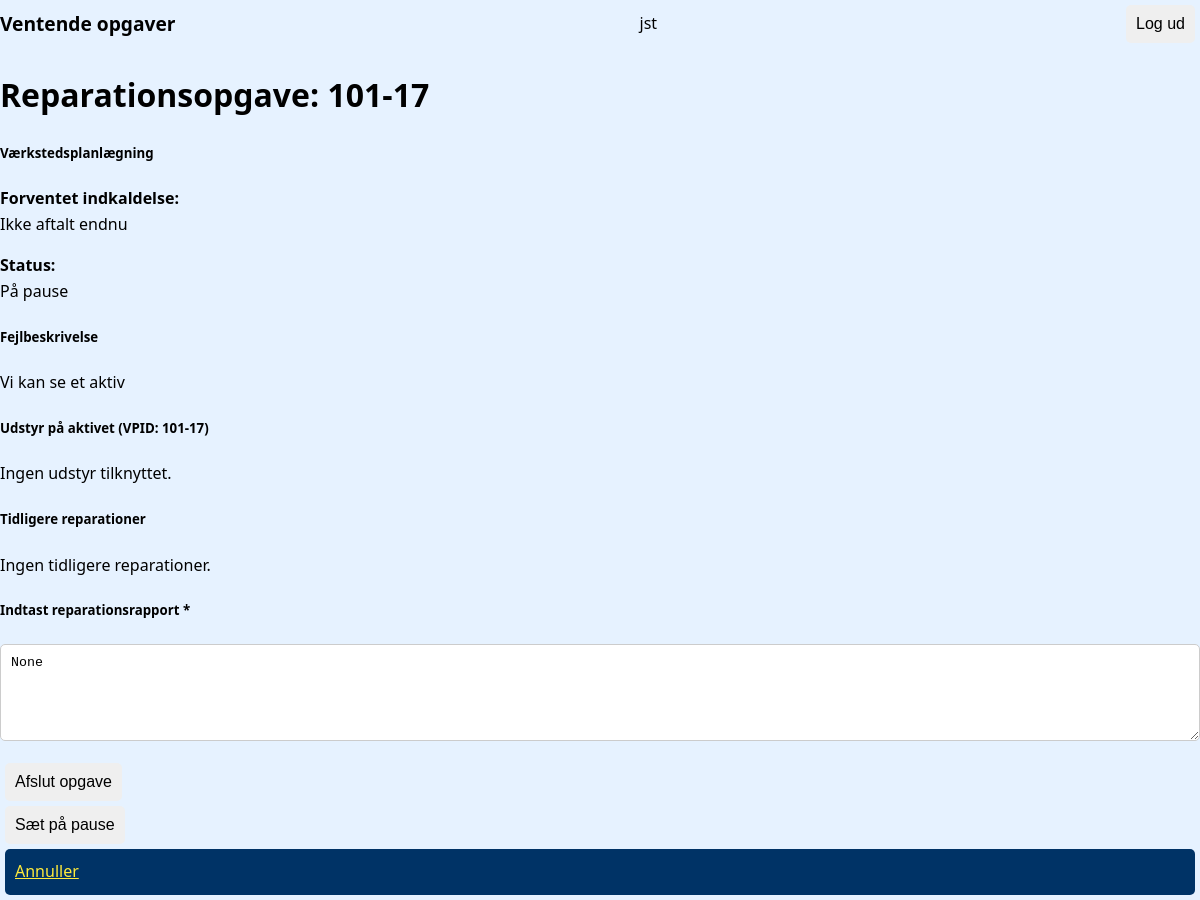
The app's page /task/1/ (signed in), older data.
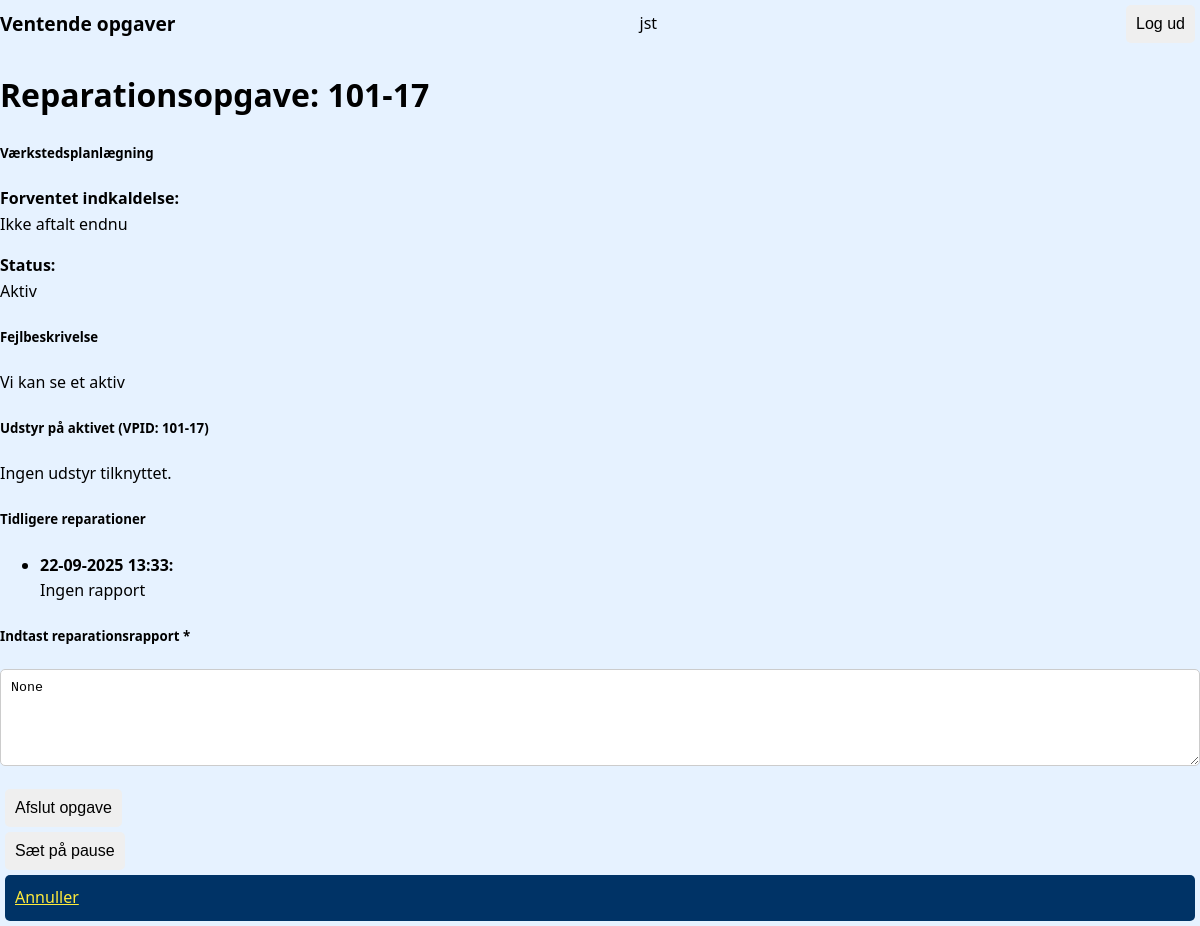
The same page, newer data.
### assets/models.py (models this page shows, shortened)
class FaultReport(models.Model):
    LANGUAGE_CHOICES = [
        ('de', _("Tysk")),
        ('pl', _("Polsk")),
        ('en', _("Engelsk")),
    ]
    PRIORITY_CHOICES = [
        (1, _("Høj")),
        (2, _("Normal")),
        (3, _("Lav (vent til service)")),
    ]
    STATUS_CHOICES = [
        ('Active', _("Aktiv")),
        ('Paused', _("På pause")),
        ('Completed', _("Afsluttet")),
    ]
    title = models.CharField(max_length=100, verbose_name=_("Titel"))
    description = models.TextField(verbose_name=_("Beskrivelse (oversat)"))
    original_description = models.TextField(
        blank=True,
        null=True,
        verbose_name=_("Original beskrivelse")
    )
    sprog = models.CharField(
        max_length=2,
        choices=LANGUAGE_CHOICES,
        default='de',
        verbose_name=_("Originalt sprog")
    )
    created_at = models.DateTimeField(auto_now_add=True, verbose_name=_("Oprettet"))
    updated_at = models.DateTimeField(auto_now=True, verbose_name=_("Opdateret"))
    status = models.CharField(
        max_length=20,
        choices=STATUS_CHOICES,
        default='Active',
        verbose_name=_("Status")
    )
    image = models.ImageField(
        upload_to='fault_reports/',
        blank=True,
        verbose_name=_("Billede")
    )
    repair_status = models.BooleanField(
        default=False,
        verbose_name=_("Reparationsstatus")
    )
    machine = models.CharField(
        max_length=100,
        blank=True,
        null=True,
        default="",
        verbose_name=_("Maskine")
    )
    location = models.CharField(
        max_length=100,
        blank=True,
        null=True,
        default="",
        verbose_name=_("Lokation")
    )
    vpid = models.CharField(
        max_length=100,
        blank=True,
        null=True,
        verbose_name=_("VPID")
    )
    asset = models.ForeignKey(
        'Asset',
        on_delete=models.SET_NULL,
        null=True,
        blank=True,
        verbose_name=_("Aktiv")
    )
    priority = models.IntegerField(
        choices=PRIORITY_CHOICES,
        default=2,
        verbose_name=_("Prioritet")
    )
    assigned_to = models.ForeignKey(
        User,
        on_delete=models.SET_NULL,
        null=True,
        blank=True,
        verbose_name=_("Tildelt mekaniker"),
        related_name='assigned_reports'
    )
    started_at = models.DateTimeField(
        null=True,
        blank=True,
        verbose_name=_("Arbejde påbegyndt")
    )
    completed_at = models.DateTimeField(
        null=True,
        blank=True,
        verbose_name=_("Afsluttet")
    )
    completed_by = models.ForeignKey(
        User,
        on_delete=models.SET_NULL,
        null=True,
        blank=True,
        verbose_name=_("Udført af"),
        related_name='completed_reports'
    )
    notes = models.TextField(
        blank=True,
        verbose_name=_("Noter (til mekaniker)")
    )
    is_approved = models.BooleanField(
        default=False,
        verbose_name=_("Godkendt")
    )
    mechanic_report = models.TextField(
        blank=True,
        null=True,
        verbose_name=_("Mekanikerrapport")
    )
    expected_workshop_date = models.DateTimeField(
        null=True,
        blank=True,
        verbose_name=_("Forventet indkaldelse til værksted"),
        help_text=_("Dato og tid for når aktivet forventes indkaldt til værksted.")
    )
    def current_status(self):
        return self.get_status_display()
    current_status.short_description = _("Nuværende status")

### assets/views.py (the view, shortened to what this page needs)
# urls.py: path('task/<int:report_id>/', views.mechanic_task, name='mechanic_task'),
@login_required
def mechanic_task(request, report_id):
    report = get_object_or_404(FaultReport, id=report_id)
    asset = get_object_or_404(Asset, VPID=report.vpid) if report.vpid else None
    repair_history = FaultReport.objects.filter(vpid=report.vpid).exclude(id=report_id).order_by('-created_at')
    equipment_list = asset.equipment.all() if asset else []
    context = {
        'report': report,
        'asset': asset,
        'equipment_list': equipment_list,
        'repair_history': repair_history,
    }
    return render(request, 'assets/mechanic_task.html', context)

### assets/templates/assets/mechanic_task.html (shortened to what this page needs)
{% extends "base.html" %}
{% block content %}
<div class="container mt-4">
  <h1 class="mb-4">Reparationsopgave: {{ report.vpid }}</h1>
  <div class="card mb-4 border-warning">
    <div class="card-body">
      <h5 class="card-title text-warning">
         Værkstedsplanlægning
      </h5>
      <div class="row">
        <div class="col-md-6">
          <p>
            <strong>Forventet indkaldelse:</strong><br>
            {% if report.expected_workshop_date %}
              <span class="badge bg-{% if report.expected_workshop_date < timezone.now %}danger{% else %}primary{% endif %}">
                {{ report.expected_workshop_date|date:"d-m-Y H:i" }}
              </span>
              {% if report.expected_workshop_date < timezone.now %}
                <span class="text-danger ms-2">
                  <i class="bi bi-exclamation-triangle-fill"></i> Forsinket!
                </span>
              {% endif %}
            {% else %}
              <span class="text-muted">Ikke aftalt endnu</span>
            {% endif %}
          </p>
        </div>
        <div class="col-md-6">
          <p>
            <strong>Status:</strong><br>
            <span class="badge
              {% if report.status == 'Completed' %}bg-success
              {% elif report.status == 'Paused' %}bg-warning
              {% else %}bg-info{% endif %}">
              {{ report.get_status_display }}
            </span>
          </p>
        </div>
      </div>
    </div>
  </div>
  <div class="card mb-4">
    <div class="card-body">
      <h5 class="card-title">Fejlbeskrivelse</h5>
      <p class="card-text">{{ report.description }}</p>
    </div>
  </div>
  {% if asset %}
  <div class="card mb-4">
    <div class="card-body">
      <h5 class="card-title">Udstyr på aktivet (VPID: {{ asset.VPID }})</h5>
      {% if equipment_list %}
        <ul class="list-group">
          {% for equipment in equipment_list %}
            <li class="list-group-item">
              <strong>{{ equipment.Navn }}</strong><br>
              {{ equipment.Beskrivelse|default:"Ingen beskrivelse" }}
            </li>
          {% empty %}
            <li class="list-group-item">Ingen udstyr tilknyttet.</li>
          {% endfor %}
        </ul>
      {% else %}
        <p>Ingen udstyr tilknyttet.</p>
      {% endif %}
    </div>
  </div>
  {% endif %}
  <div class="card mb-4">
    <div class="card-body">
      <h5 class="card-title">Tidligere reparationer</h5>
      {% if repair_history %}
        <ul class="list-group">
          {% for old_report in repair_history %}
            <li class="list-group-item">
              <strong>{{ old_report.created_at|date:"d-m-Y H:i" }}:</strong><br>
              {{ old_report.mechanic_report|default:"Ingen rapport" }}
            </li>
          {% empty %}
            <li class="list-group-item">Ingen tidligere reparationer.</li>
          {% endfor %}
        </ul>
      {% else %}
        <p>Ingen tidligere reparationer.</p>
      {% endif %}
    </div>
  </div>
  <div class="card mb-4">
    <div class="card-body">
      <h5 class="card-title">Indtast reparationsrapport <span class="text-danger">*</span></h5>
      <form method="post">
        <div class="form-group mb-3">
          <textarea class="form-control" name="mechanic_report" rows="5" placeholder="Beskriv reparationen eller årsag til pause..." required>{{ report.mechanic_report }}</textarea>
        </div>
        <div class="d-flex gap-2">
          <button type="submit" name="complete" class="btn btn-success">Afslut opgave</button>
          <button type="submit" name="pause" class="btn btn-warning">Sæt på pause</button>
          <a href="{% url 'mechanic_reports' %}" class="btn btn-secondary">Annuller</a>
        </div>
      </form>
    </div>
  </div>
</div>
{% endblock %}

Row changes from the older to the newer data that the page shows:
changed FaultReport "Vi kan se et aktiv": status "På pause" → "Aktiv"
added FaultReport: created_at "22-09-2025 13:33", mechanic_report "Ingen rapport"
Text that changed along with them:
text no longer shown: "Ingen tidligere reparationer."
